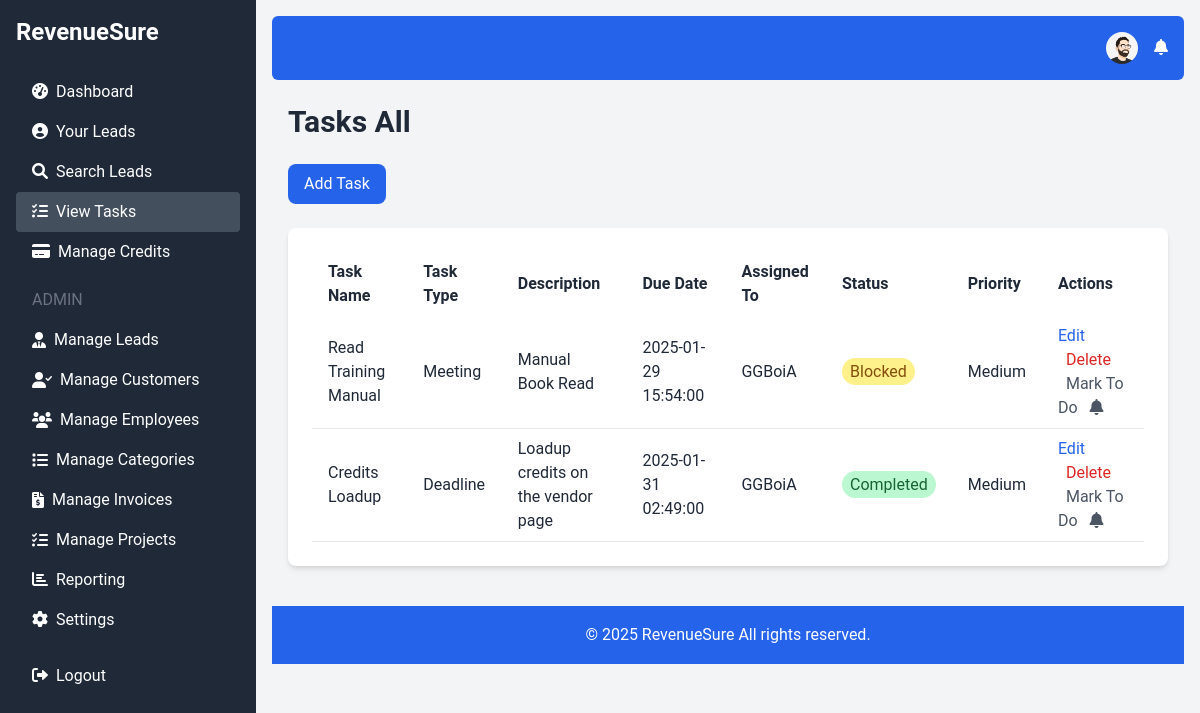
Page /view_tasks.php (signed in) on the earlier database version.
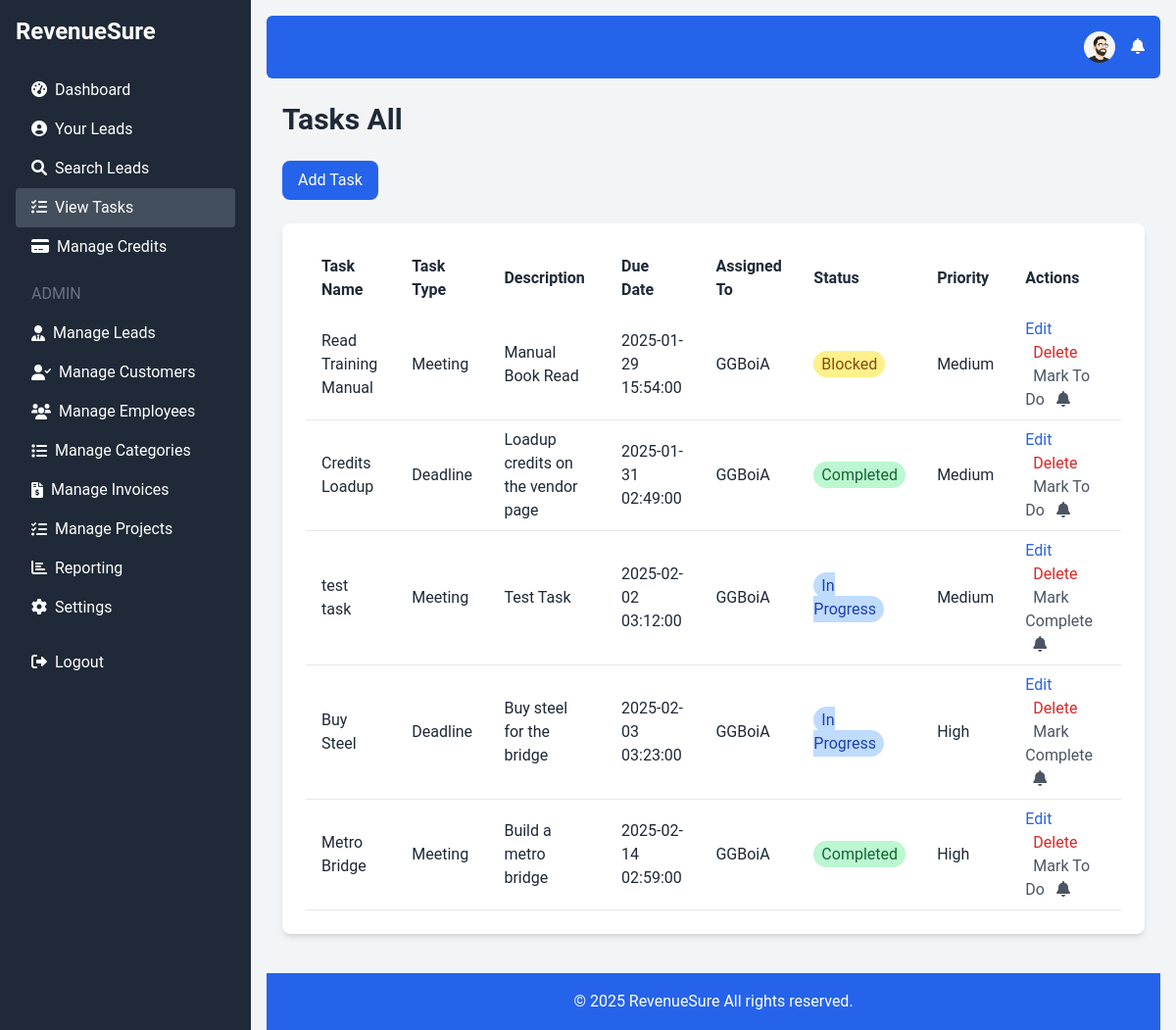
Same page on the later database version.
### tables this page shows
CREATE TABLE `users` (
  `id` int(11) NOT NULL,
  `username` varchar(50) NOT NULL,
  `email` varchar(100) NOT NULL,
  `password` varchar(255) NOT NULL,
  `credits` int(11) DEFAULT 0,
  `created_at` timestamp NOT NULL DEFAULT current_timestamp(),
  `role` enum('admin','user') DEFAULT 'user',
  `profile_picture` varchar(255) DEFAULT NULL
);

CREATE TABLE `tasks` (
  `id` int(11) NOT NULL,
  `lead_id` int(11) DEFAULT NULL,
  `user_id` int(11) NOT NULL,
  `task_id` varchar(50) DEFAULT NULL,
  `task_name` varchar(255) DEFAULT NULL,
  `project_id` int(11) DEFAULT NULL,
  `task_type` enum('Follow-Up','Meeting','Deadline') NOT NULL,
  `description` text DEFAULT NULL,
  `due_date` datetime NOT NULL,
  `status` enum('To Do','In Progress','Completed','Blocked','Canceled','Pending') DEFAULT 'To Do',
  `estimated_hours` decimal(6,2) DEFAULT NULL,
  `billable` tinyint(1) DEFAULT 0,
  `priority` enum('Low','Medium','High') DEFAULT 'Medium',
  `created_at` timestamp NOT NULL DEFAULT current_timestamp()
);

### view_tasks.php (the view, shortened to what this page needs)
<?php
require 'db.php';
$lead_id = isset($_GET['lead_id']) ? (int)$_GET['lead_id'] : null;
$project_id = isset($_GET['project_id']) ? (int)$_GET['project_id'] : null;
$user_id = $_SESSION['user_id'];
if($lead_id){
    $stmt = $conn->prepare("SELECT tasks.*, users.username FROM tasks JOIN users ON tasks.user_id = users.id WHERE lead_id = :lead_id ORDER BY due_date ASC");
    $stmt->bindParam(':lead_id', $lead_id);
     $stmt->execute();
    $tasks = $stmt->fetchAll(PDO::FETCH_ASSOC);
}else {
      $stmt = $conn->prepare("SELECT tasks.*, users.username FROM tasks JOIN users ON tasks.user_id = users.id WHERE user_id = :user_id ORDER BY due_date ASC");
    $stmt->bindParam(':user_id', $user_id);
    $stmt->execute();
    $tasks = $stmt->fetchAll(PDO::FETCH_ASSOC);
}
require 'header.php';
?>
<h1 class="text-3xl font-bold text-gray-800 mb-6">Tasks <?php if($lead_id) echo 'for Lead #' . $lead_id; else if ($project_id) echo 'for Project #' . $project_id; else echo "All" ?></h1>
<a href="add_task.php<?php if($lead_id) echo "?lead_id=$lead_id"; ?><?php if($project_id) echo "?project_id=$project_id"; ?>" class="bg-blue-600 text-white px-4 py-2 rounded-lg hover:bg-blue-700 transition duration-300 mb-6 inline-block">Add Task</a>
<div class="bg-white p-6 rounded-lg shadow-md">
    <table class="w-full text-left">
        <thead>
            <tr>
                 <th class="px-4 py-2">Task Name</th>
                <th class="px-4 py-2">Task Type</th>
                <th class="px-4 py-2">Description</th>
                <th class="px-4 py-2">Due Date</th>
                 <th class="px-4 py-2">Assigned To</th>
                <th class="px-4 py-2">Status</th>
                   <th class="px-4 py-2">Priority</th>
                <th class="px-4 py-2">Actions</th>
            </tr>
        </thead>
        <tbody>
            <?php if ($tasks): ?>
                <?php foreach ($tasks as $task): ?>
                    <tr class="border-b">
                        <td class="px-4 py-2"><?php echo htmlspecialchars($task['task_name']); ?></td>
                         <td class="px-4 py-2"><?php echo htmlspecialchars($task['task_type']); ?></td>
                        <td class="px-4 py-2"><?php echo htmlspecialchars($task['description']); ?></td>
                        <td class="px-4 py-2"><?php echo htmlspecialchars($task['due_date']); ?></td>
                       <td class="px-4 py-2"><?php echo htmlspecialchars($task['username']); ?></td>
                        <td class="px-4 py-2">
                             <span class="px-2 py-1 rounded-full <?php
                                switch ($task['status']) {
                                       case 'In Progress':
                                            echo 'bg-blue-200 text-blue-800';
                                            break;
                                        case 'Completed':
                                            echo 'bg-green-200 text-green-800';
                                              break;
                                       case 'Blocked':
                                             echo 'bg-yellow-200 text-yellow-800';
                                                break;
                                    }
                            ?>">
                                   <?php echo htmlspecialchars($task['status']); ?>
                              </span>
                         </td>
                           <td class="px-4 py-2"><?php echo htmlspecialchars($task['priority']); ?></td>
                        <td class="px-4 py-2">
                            <a href="edit_task.php?id=<?php echo $task['id']; ?>" class="text-blue-600 hover:underline">Edit</a>
                            <a href="delete_task.php?id=<?php echo $task['id']; ?>" class="text-red-600 hover:underline ml-2">Delete</a>
                             <a href="toggle_task_status.php?id=<?php echo $task['id']; ?>&status=<?php echo $task['status'] === 'To Do' ? 'In Progress' : ($task['status'] === 'In Progress' ? 'Completed' : 'To Do'); ?>" class="text-gray-600 hover:underline ml-2">
                                 <?php
                                     if ($task['status'] === 'To Do') {
                                            echo 'Start Progress';
                                     }else if ($task['status'] === 'In Progress') {
                                            echo 'Mark Complete';
                                        }
                                        else {
                                             echo 'Mark To Do';
                                        }
                                ?>
                            </a>
                               <a href="add_reminder.php?id=<?php echo $task['id']; ?>&due_date=<?php echo urlencode($task['due_date']); ?>" class="text-gray-600 hover:underline ml-2">
                                   <i class="fas fa-bell"></i>
                             </a>
                        </td>
                    </tr>
                <?php endforeach; ?>
            <?php else: ?>
                <tr>
                    <td colspan="7" class="px-4 py-2 text-center text-gray-600">No tasks found.</td>
                </tr>
            <?php endif; ?>
        </tbody>
    </table>
</div>
<?php
require 'footer.php';
?>

### header.php (shortened to what this page needs)
<!DOCTYPE html>
<html lang="en">
<head>
    <script src="https://cdn.tailwindcss.com"></script>
    <link href="https://cdnjs.cloudflare.com/ajax/libs/font-awesome/6.0.0-beta3/css/all.min.css" rel="stylesheet">
     <link rel="stylesheet" href="https://cdnjs.cloudflare.com/ajax/libs/animate.css/4.1.1/animate.min.css"/>
</head>
<body class="bg-gray-100">
    <div class="flex h-screen fade-in-up">
        <aside class="bg-gray-800 text-white w-64 p-4">
            <a href="index.php" class="text-2xl font-bold block mb-6">RevenueSure</a>
            <nav>
                <?php if (isset($_SESSION['user_id'])): ?>
                    <?php
                     function isActive($path) {
                         $current_page = basename($_SERVER['PHP_SELF']);
                         return strpos($current_page, $path) === 0;
                    }
                     function isParentActive($path) {
                         $current_page = basename($_SERVER['PHP_SELF']);
                       return strpos($current_page, $path) !== false;
                      }
                    ?>
                    <a href="dashboard.php" class="block py-2 px-4 hover:bg-gray-700 rounded <?php echo isActive('dashboard.php') ? 'active' : ''; ?>"><i class="fas fa-tachometer-alt mr-2"></i>Dashboard</a>
                    <a href="your_leads.php" class="block py-2 px-4 hover:bg-gray-700 rounded <?php echo isActive('your_leads.php') ? 'active' : ''; ?>"><i class="fas fa-user-circle mr-2"></i>Your Leads</a>
                    <a href="search_leads.php" class="block py-2 px-4 hover:bg-gray-700 rounded <?php echo isActive('search_leads.php') ? 'active' : ''; ?>"><i class="fas fa-search mr-2"></i>Search Leads</a>
                   <a href="view_tasks.php" class="block py-2 px-4 hover:bg-gray-700 rounded <?php echo isActive('view_tasks.php') ? 'active' : ''; ?>"><i class="fas fa-tasks mr-2"></i>View Tasks</a>
                    <a href="manage_credits.php" class="block py-2 px-4 hover:bg-gray-700 rounded <?php echo isActive('manage_credits.php') ? 'active' : ''; ?>"><i class="fas fa-credit-card mr-2"></i>Manage Credits</a>
                    <?php if ($_SESSION['role'] === 'admin'): ?>
                        <h6 class="text-gray-500 uppercase mt-4 mb-2 px-4">Admin</h6>
                         <div class="menu-item <?php if (isParentActive('add_lead.php') || isParentActive('leads_list.php') || isParentActive('import_leads.php')) echo 'active'; ?>">
                            <a class="block py-2 px-4 hover:bg-gray-700 rounded flex items-center"><i class="fas fa-user-tie mr-2"></i>Manage Leads</a>
                        </div>
                          <div class="menu-item <?php if (isParentActive('add_customer.php') || isParentActive('manage_customers.php') || isParentActive('view_customer.php')) echo 'active'; ?>">
                            <a class="block py-2 px-4 hover:bg-gray-700 rounded flex items-center"><i class="fas fa-user-check mr-2"></i>Manage Customers</a>
                        </div>
                         <div class="menu-item <?php if (isParentActive('add_employee.php') || isParentActive('manage_employees.php')) echo 'active'; ?>">
                            <a class="block py-2 px-4 hover:bg-gray-700 rounded flex items-center"><i class="fas fa-users mr-2"></i>Manage Employees</a>
                        </div>
                          <div class="menu-item <?php if (isParentActive('manage_categories.php') || isParentActive('add_category.php')) echo 'active'; ?>">
                            <a class="block py-2 px-4 hover:bg-gray-700 rounded flex items-center"><i class="fas fa-list mr-2"></i>Manage Categories</a>
                        </div>
                           <div class="menu-item <?php if (isParentActive('manage_invoices.php') || isParentActive('add_invoice.php')) echo 'active'; ?>">
                            <a class="block py-2 px-4 hover:bg-gray-700 rounded flex items-center"><i class="fas fa-file-invoice-dollar mr-2"></i>Manage Invoices</a>
                        </div>
                        <div class="menu-item <?php if (isParentActive('manage_projects.php') || isParentActive('add_project.php') || isParentActive('view_project.php') || isParentActive('manage_project_categories.php')) echo 'active'; ?>">
                            <a class="block py-2 px-4 hover:bg-gray-700 rounded flex items-center"><i class="fas fa-tasks mr-2"></i>Manage Projects</a>
                        </div>
                         <a href="reporting_dashboard.php" class="block py-2 px-4 hover:bg-gray-700 rounded <?php echo isActive('reporting_dashboard.php') ? 'active' : ''; ?>"><i class="fas fa-chart-bar mr-2"></i>Reporting</a>
                         <a href="settings.php" class="block py-2 px-4 hover:bg-gray-700 rounded <?php echo isActive('settings.php') ? 'active' : ''; ?>"><i class="fas fa-cog mr-2"></i>Settings</a>
                    <?php endif; ?>
                     <a href="logout.php" class="block py-2 px-4 hover:bg-gray-700 rounded mt-4"><i class="fas fa-sign-out-alt mr-2"></i>Logout</a>
                <?php else: ?>
                    <a href="login.php" class="block py-2 px-4 hover:bg-gray-700 rounded"><i class="fas fa-sign-in-alt mr-2"></i>Login</a>
                    <a href="register.php" class="block py-2 px-4 hover:bg-gray-700 rounded"><i class="fas fa-user-plus mr-2"></i>Register</a>
                 <?php endif; ?>
             </nav>
        </aside>
        <div class="flex-1 p-4 fade-in">
            <nav class="bg-blue-600 p-4 text-white mb-6 rounded-md">
                <div class="container mx-auto flex justify-end items-center">
                    <?php if (isset($_SESSION['user_id'])): ?>
                        <div class="relative mr-4">
                            <button id="profileButton" class="hover:underline relative flex items-center">
                                <?php
                                $stmt = $conn->prepare("SELECT profile_picture FROM users WHERE id = :user_id");
                                $stmt->bindParam(':user_id', $_SESSION['user_id']);
                                $stmt->execute();
                                $user = $stmt->fetch(PDO::FETCH_ASSOC);
                                $profile_picture = $user['profile_picture'];
                                if ($profile_picture) : ?>
                                    <img src="<?php echo $profile_picture; ?>" alt="Profile Picture" class="rounded-full w-8 h-8 object-cover">
                                <?php else : ?>
                                    <i class="fas fa-user-circle fa-lg"></i>
                                <?php endif; ?>
                            </button>
                         </div>
                        <div class="relative">
                            <button id="notificationButton" class="hover:underline relative">
                                <i class="fas fa-bell"></i>
                            </button>
                        </div>
                   <?php endif; ?>
                </div>
            </nav>
             <div class="container mx-auto px-4">

### footer.php
</div>
<footer class="bg-blue-600 p-4 text-white mt-10">
    <div class="container mx-auto text-center">
        <p>&copy; 2025 RevenueSure All rights reserved.</p>
    </div>
</footer>
</body>
</html>

### header.php (style rules this page uses)
:root { --primary-color: #6366f1; --secondary-color: #34d399; --background-light: #f9fafb; --background-dark: #1f2937; --error-color: #ef4444; }
body { font-family: 'Roboto', sans-serif; background-color: var(--background-light); color: #1f2937; }
.menu-item a { transition: color 0.3s ease, background-color 0.3s ease; }
.active { background-color: #434f5c; }
aside { min-width: 256px; transition: all 0.3s ease-in-out; }
button { transition: background-color 0.3s ease, color 0.3s ease, transform 0.1s ease; }
.bg-white { transition: all 0.3s ease-in-out; box-shadow: 0 2px 5px rgba(0,0,0,0.1); }
.fade-in-up { animation: fadeInUp 0.3s ease-in-out; }
.fade-in { animation: fadeIn 0.3s ease-in-out; }
h1 { font-size: 2rem; font-weight: bold; color: var(--primary-color); }
p { font-size: 1rem; line-height: 1.6; }
.shadow-md { box-shadow: 0 4px 6px rgba(0, 0, 0, 0.1); }

Differences in the rows shown:
added tasks: task_name "test task", task_type "Meeting", description "Test Task", due_date "2025-02-02 03:12:00", user.username "GGBoiA", status "In Progress", priority "Medium", shows "Mark Complete"
added tasks: task_name "Buy Steel", task_type "Deadline", description "Buy steel for the bridge", due_date "2025-02-03 03:23:00", user.username "GGBoiA", status "In Progress", priority "High", shows "Mark Complete"
added tasks: task_name "Metro Bridge", task_type "Meeting", description "Build a metro bridge", due_date "2025-02-14 02:59:00", user.username "GGBoiA", status "Completed", priority "High", shows "Mark To Do"
